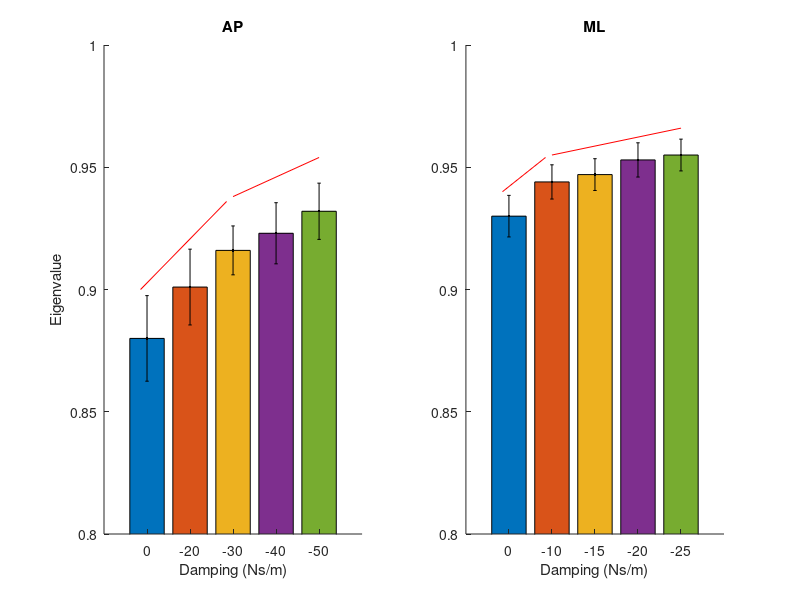

Reproduce this figure in MATLAB.
clc
clear
close all

AVE_tave = [0.93; 0.944; 0.947; 0.953; 0.955];
STD = [0.939-0.922; 0.951-0.937; 0.953-0.94; 0.96-0.946; 0.961-0.948]/2;

clear y error
dir={'0'; '-10'; '-15'; '-20'; '-25'};
dir1=[1 2 3 4 5];
%figure
subplot(1,2,2)
bar(dir1,diag(AVE_tave),'stacked')
set(gca, 'XTickLabel',dir, 'XTick',1:numel(dir))
y=AVE_tave;
error= STD;
ngroups = size(y, 1);
nbars = size(y, 2);
% Calculating the width for each bar group
groupwidth = min(0.8, nbars/(nbars + 1.5));
hold on
for i = 1:nbars
    x = (1:ngroups) - groupwidth/2 + (2*i-1) * groupwidth / (2*nbars);
    errorbar(x,y(:,i),error(:,i) , '.k');
end
plot([1-0.15; 2-0.15], y(1:2)+0.01,'r')
plot([2; 5], [y(2); y(5)]+0.011,'r')
%ylabel('Eigenvalue')
title('ML');
axis([0 6 0.8 1])
set(gca,'FontSize',10)
xlabel('Damping (Ns/m)');
box off

%-------------------------------------------------------------------------------------------

AVE_tave = [0.88; 0.901; 0.916; 0.923; 0.932];
STD = [0.897-0.862; 0.917-0.886; 0.923-0.903; 0.935-0.91; 0.943-0.92]/2;

clear y error
dir={'0'; '-20'; '-30'; '-40'; '-50'};
dir1=[1 2 3 4 5];
%figure
subplot(1,2,1)
bar(dir1,diag(AVE_tave),'stacked')
set(gca, 'XTickLabel',dir, 'XTick',1:numel(dir))
y=AVE_tave;
error= STD;
ngroups = size(y, 1);
nbars = size(y, 2);
% Calculating the width for each bar group
groupwidth = min(0.8, nbars/(nbars + 1.5));
hold on
for i = 1:nbars
    x = (1:ngroups) - groupwidth/2 + (2*i-1) * groupwidth / (2*nbars);
    errorbar(x,y(:,i),error(:,i) , '.k');
end
plot([1-0.15; 3-0.15], [y(1); y(3)]+0.02,'r')
plot([3; 5], [y(3); y(5)]+0.022,'r')
ylabel('Eigenvalue')
title('AP');
axis([0 6 0.8 1])
set(gca,'FontSize',10)
xlabel('Damping (Ns/m)');
box off
